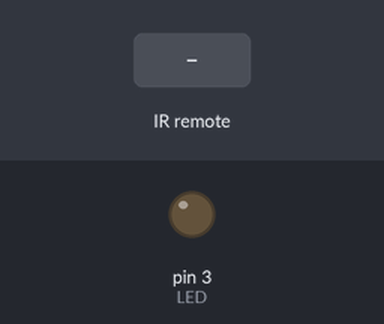
This sketch was run on a simulated Arduino Uno, built with avr-gcc and run on an emulated ATmega328P. Shown: output pins drawn as LEDs (lit = HIGH). The inputs (shaded band) are chosen by the test bench.

Above: at 1.2 s.
1.3 s: infrared code 0xFF02FD received
At 2.6 s:
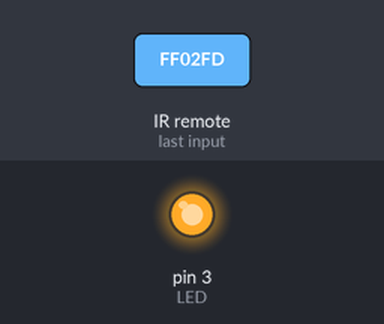
Timing chart, 0 to 4.3 s (numbered marks = the images above; inputs shaded):
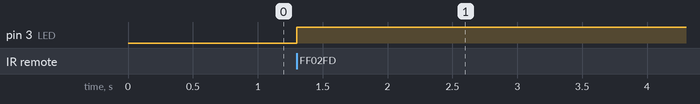

Measured:
- after the input at 1.3 s, pin 3 (LED): LOW → HIGH at once

The sketch:

lesson_9.2.ino
```cpp
/*
  keyestudio Mini Tank Robot V3
  lesson 9.2
  IRremote
  http://www.keyestudio.com
*/
#include <IRremote.h>     //IRremote library statement
int RECV_PIN = A2;        //define the pin of the IR receiver as A2
int LED = 3;
bool flag = 0;
IRrecv irrecv(RECV_PIN);
decode_results results;   //
void setup() {
  Serial.begin(9600);
  pinMode(LED, OUTPUT);// set pins of LED as OUTPUT
  irrecv.enableIRIn();    //enable the receiver
}
void loop() {
  if (irrecv.decode(&results)) {
    if (results.value == 0xFF02FD & flag == 0) //if OK key is pressed
    {
      digitalWrite(LED, HIGH); //LED is off
      flag = 1;
    }
    else if (results.value == 0xFF02FD & flag == 1) //press again
    {
      digitalWrite(LED, LOW); //LED is off
      flag = 0;
    }
    irrecv.resume(); // receive next value
  }
}
```
